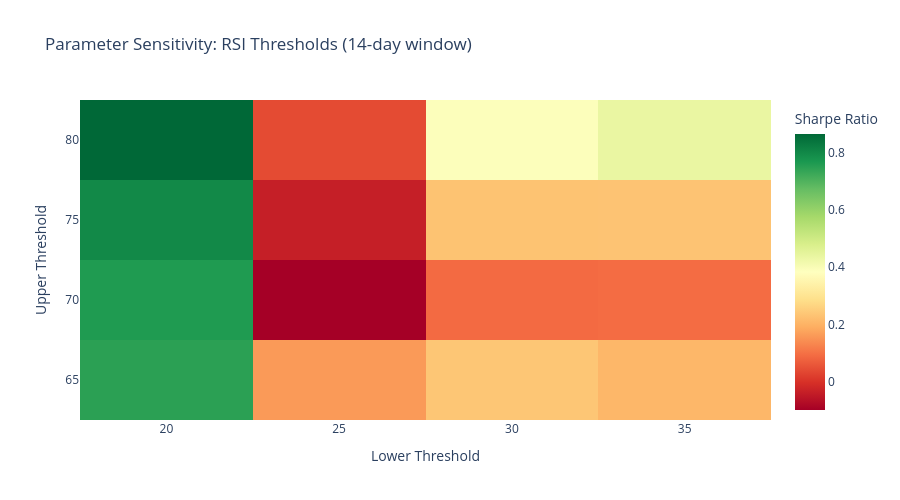

This figure's notebook cell:
### Code cell
# Visualize parameter sensitivity
fig = go.Figure(
    data=go.Heatmap(
        x=results_df[results_df["window"] == 14]["lower"],
        y=results_df[results_df["window"] == 14]["upper"],
        z=results_df[results_df["window"] == 14]["sharpe"],
        colorscale="RdYlGn",
        colorbar=dict(title="Sharpe Ratio"),
    )
)

fig.update_layout(
    title="Parameter Sensitivity: RSI Thresholds (14-day window)",
    xaxis_title="Lower Threshold",
    yaxis_title="Upper Threshold",
    height=500,
)
fig.show()

### Figure 1 — Plotly figure (JSON) as saved in the notebook; plotly's stock layout.template omitted (floating-point values rounded to 4 significant figures)
{"data": [{"colorbar": {"title": {"text": "Sharpe Ratio"}}, "colorscale": [[0.0, "rgb(165,0,38)"], [0.1, "rgb(215,48,39)"], [0.2, "rgb(244,109,67)"], [0.3, "rgb(253,174,97)"], [0.4, "rgb(254,224,139)"], [0.5, "rgb(255,255,191)"], [0.6, "rgb(217,239,139)"], [0.7, "rgb(166,217,106)"], [0.8, "rgb(102,189,99)"], [0.9, "rgb(26,152,80)"], [1.0, "rgb(0,104,55)"]], "type": "heatmap", "x": [20, 20, 20, 20, 35, 30, 30, 35, 30, 35, 25, 35, 30, 25, 25, 25], "y": [80, 75, 70, 65, 80, 80, 65, 75, 75, 65, 65, 70, 70, 80, 75, 70], "z": [0.8653, 0.7997, 0.762, 0.7476, 0.4376, 0.3906, 0.2367, 0.2306, 0.2301, 0.2077, 0.1606, 0.09282, 0.0895, 0.04024, -0.03695, -0.09915]}], "layout": {"height": 500, "title": {"text": "Parameter Sensitivity: RSI Thresholds (14-day window)"}, "xaxis": {"title": {"text": "Lower Threshold"}}, "yaxis": {"title": {"text": "Upper Threshold"}}}}
